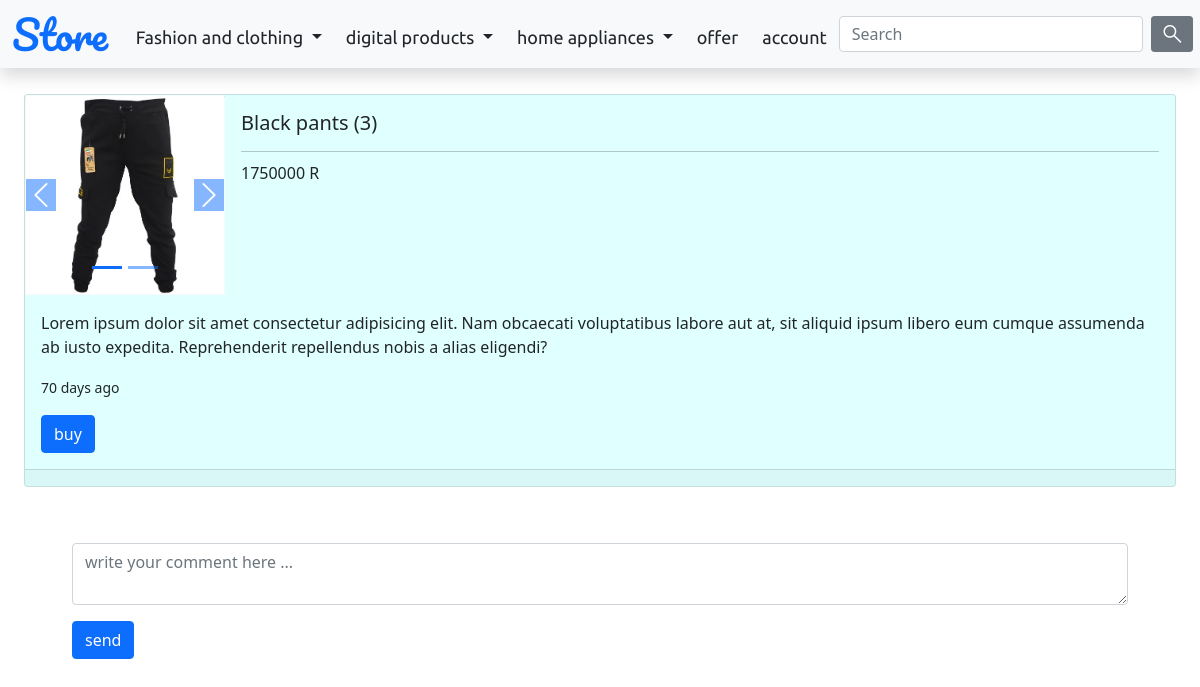
/product/1/, run on the app's committed database.
### products/models.py (models this page shows, shortened)
class AvatarP(models.Model):
    producte = models.ForeignKey("Producte", verbose_name=_("producte"), on_delete=models.CASCADE, related_name='avatar')
    avatar = models.ImageField(_("avatar"), upload_to='product_avatar/')
    def __str__(self):
        return self.avatar.name
    class Meta:
        managed = True
        verbose_name = 'AvatarP'
        verbose_name_plural = 'AvatarP'

class Producte(models.Model):
    category = models.ForeignKey("category", verbose_name=_("category"), on_delete=models.CASCADE, related_name='product')
    title = models.CharField(_("title"), max_length=150)
    describtion = models.TextField(_("describtion"), blank=True, null=True)
    price = models.PositiveIntegerField(_("price"))
    created_time = models.DateTimeField(_("created time"), auto_now_add=True)
    user = models.ForeignKey("accounts.Account", verbose_name=_("user"), on_delete=models.CASCADE, related_name='product', null=True, blank=True)
    off = models.PositiveSmallIntegerField(_("off"), default=0)
    count = models.PositiveSmallIntegerField(_("count"))
    def time_diff(self):
        now = datetime.datetime.utcnow().replace(tzinfo=utc)
        timediff = now - self.created_time
        return timediff.days
    def master_price(self):
        return int(round(self.price - self.price*self.off/100))
    class Meta:
        managed = True
        verbose_name = 'Producte'
        verbose_name_plural = 'Productes'

### products/views.py (the view)
# urls.py: path('product/<int:pk>/', ProductView.as_view()),
class ProductView(View):
    def get(self, request, pk):
        result = my_auth(request)
        template = loader.get_template('products/product.html')
        context = {'product': Producte.objects.get(pk=pk)}
        if result != 'redire':
            context = {'product': Producte.objects.get(pk=pk), 'account': Account.objects.get(id= result),
                       'buy': Buy.objects.filter(user = Account.objects.get(id= result), is_purchase = False, product = Producte.objects.get(pk=pk))}
        return HttpResponse(content=template.render(context, request))

### products/views.py (called while the page is built)
def my_auth(request):
    jwt_token = request.COOKIES.get('jwt-access')
    if jwt_token:
        decode_token = jwt.decode(jwt_token, settings.SECRET_KEY, ['HS256'])
        if Account.objects.get(id= decode_token['user_id']):
            return decode_token['user_id']
    else:
        return 'redire'

### static/templates/products/product.html (shortened to what this page needs)
{% load static %}
<!doctype html>
<html lang="en">
  <head>
    <link href="https://cdn.jsdelivr.net/npm/bootstrap@5.0.2/dist/css/bootstrap.min.css" rel="stylesheet">
    <link rel="stylesheet" href="{% static 'templates/master.css' %}">
  </head>
  <body class="">
    <header>
      {% include "upper_nav.html" %}
    </header>
    <main class="w-100 d-flex justify-content-center align-items-center flex-column px-4" style="padding-top: 70px;">
      <div class="card m-2 mt-4 w-100" style="min-width: 80%; background-color: lightcyan;">
        <div class="d-flex flex-column flex-wrap">
          <div class="d-flex flex-column flex-md-row">
            <div id="carouselExampleIndicators" class="carousel slide bg-dark card-img-top border-1 border-light"
              style="border-style: none; border-right-style: solid; border-left-style: solid; width: 200px; height: 200px;">
              <div class="carousel-indicators">
              {% for i in product.avatar.all %}
              {% if i == product.avatar.first %}
                <button type="button" data-bs-target="#carouselExampleIndicators" data-bs-slide-to="0"
                class="active bg-primary" aria-current="true" aria-label="Slide 1"></button>
              {% else %}
                <button type="button" data-bs-target="#carouselExampleIndicators" data-bs-slide-to="{{ forloop.counter0 }}"
                class="bg-primary" aria-label="Slide {{ forloop.counter }}"></button>
              {% endif %}
              {% endfor %}
              </div>
              <div class="carousel-inner">
              {% for i in product.avatar.all %}
              {% if i == product.avatar.first %}
                <div class="carousel-item active">
                    <img src="{% static '../media/' %}{{i}}" class="d-block border-light border-1"
                    style="border-style: solid; border-right-style: none; border-left-style: none; width: 200px; height: 200px;" alt="...">
                </div>
              {% else %}
                <div class="carousel-item">
                    <img src="{% static '../media/' %}{{i}}" class="d-block border-light border-1"
                    style="border-style: solid; border-right-style: none; border-left-style: none; width: 200px; height: 200px;" alt="...">
                </div>
              {% endif %}
              {% endfor %}
              </div>
              <button class="carousel-control-prev" type="button" data-bs-target="#carouselExampleIndicators" data-bs-slide="prev">
                <span class="carousel-control-prev-icon bg-primary" aria-hidden="true"></span>
              </button>
              <button class="carousel-control-next" type="button" data-bs-target="#carouselExampleIndicators" data-bs-slide="next">
                <span class="carousel-control-next-icon bg-primary" aria-hidden="true"></span>
              </button>
            </div>
            <div class="card-body">
              <h5 class="card-title">{{product.title}} ({{product.count}})</h5>
              <hr>
              {% if product.off == 0 %}
              <h6 class="card-subtitle">{{product.master_price}} R</h6>
              {% else %}
              <span class="fs-6 card-subtitle fw-bold">&nbsp;{{product.master_price}} R &nbsp;&nbsp;</span>
                <span class="badge bg-danger fs-6 rounded-pill  p-1">{{product.off}}%</span></span>
                <div class="fs-6 card-subtitle mt-1">&nbsp;<del>&nbsp;{{product.price}} </del></div>
              {% endif %}
            </div>
          </div>
          <div class="card-body">
            <p class="card-text">{{product.describtion}}</p>
            <p class="card-text"><small class="text-body-secondary">{{product.time_diff}} days ago</small></p>
            {% if not buy %}
            <button class="btn btn-primary buy">buy</button>
            {% endif %}
          </div>
        </div>
        <div class="card-footer">
        </div>
      </div>
      <form class="p-5 w-100" method="post" action="" id="loginform">
          <div class="form-group mb-3 w-100">
              <textarea class="form-control" placeholder="write your comment here ..." id="username" cols="2"></textarea>
          </div>
          <button type="submit" class="btn btn-primary d-block">send</button>
      </form>
    </main>
  </body>
</html>

### static/templates/master.css (style rules this page uses)
:root { --font4: 'Edu NSW ACT Foundation', cursive; --font1: 'Pacifico', cursive; --font3: 'Red Hat Display', sans-serif; --font2: 'Ubuntu', sans-serif; }

### data on the page
AvatarP: avatar (picture)
Producte: title "Black pants", count "3", master_price "1750000", describtion "Lorem ipsum dolor sit amet consectetur adipisicing elit. Nam obcaecati voluptatibus labore aut at, sit aliquid ipsum libero eum cumque assumenda ab iusto expedita. Reprehenderit repellendus nobis a alias eligendi?", time_diff "70"
